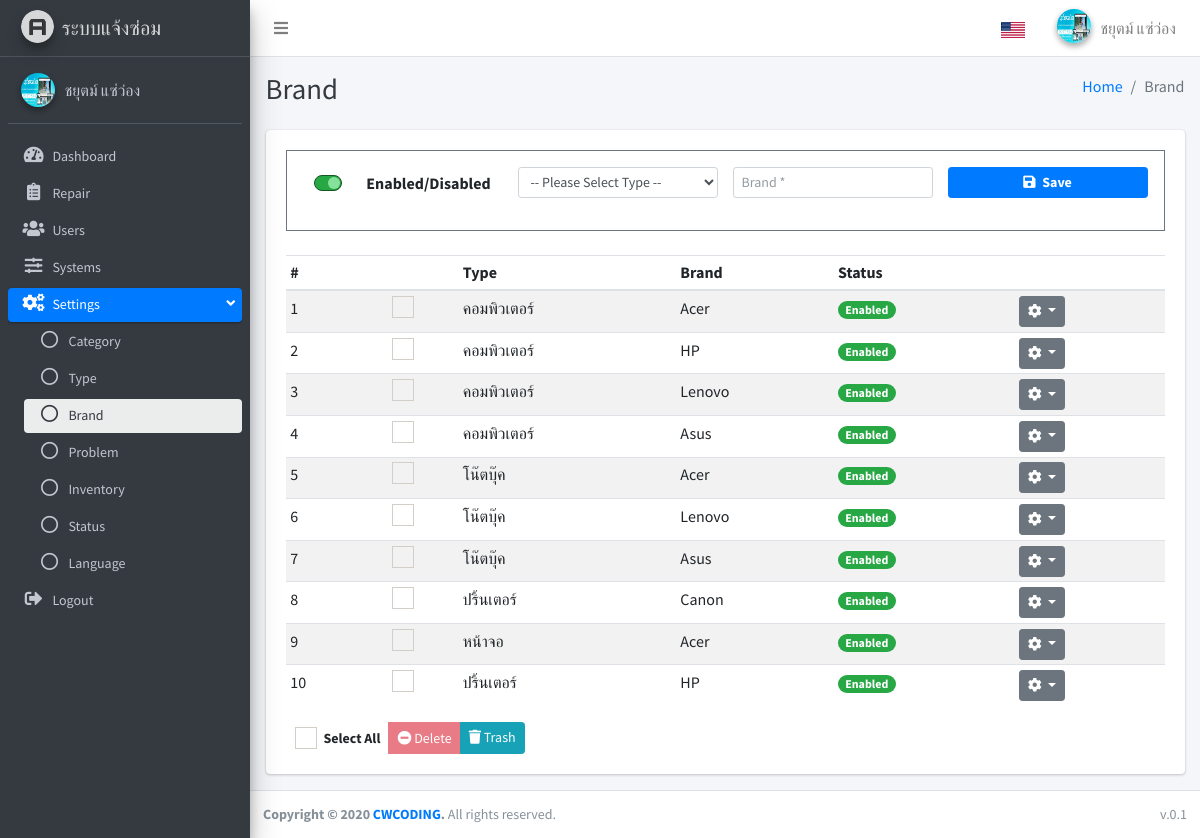
The page /index.php?page=brand (signed in) on the database its author committed.
### tables this page shows
CREATE TABLE `system` (
  `id` int(11) NOT NULL,
  `title` varchar(100) NOT NULL,
  `name` varchar(100) NOT NULL,
  `updated_at` timestamp NOT NULL DEFAULT current_timestamp() ON UPDATE current_timestamp(),
  `created_at` timestamp NOT NULL DEFAULT current_timestamp()
);

CREATE TABLE `ui_language` (
  `id` int(11) NOT NULL,
  `en` text NOT NULL,
  `th` text NOT NULL
);

CREATE TABLE `brand` (
  `id` int(11) NOT NULL,
  `type` int(11) NOT NULL,
  `name` varchar(100) NOT NULL,
  `is_active` enum('Y','N') NOT NULL,
  `is_delete` enum('Y','N') NOT NULL DEFAULT 'N',
  `updated_at` timestamp NULL DEFAULT current_timestamp(),
  `created_at` timestamp NOT NULL DEFAULT current_timestamp()
);

### apps/brand/index.php (the view, shortened to what this page needs)
<?php
  $fields = "*";
  $table = "brand";
  $value = " WHERE `is_delete` = 'N' ";
  $brand = fetch_all($fields, $table, $value);
  $fields = "*";
  $table = "type";
  $conditions = " WHERE `is_active` = 'Y' AND `is_delete` = 'N' ";
  $types = fetch_all($fields, $table, $conditions);
  $type_txt = array();
  foreach($types as $type){
    $type_txt[$type["id"]] = $type["name"];
  }
?>
<div class="content-wrapper">
  <div class="content-header">
    <div class="container-fluid">
      <div class="row mb-2">
        <div class="col-sm-6">
          <h1 class="m-0 text-dark"><?php lang("Brand");?></h1>
        </div>
        <div class="col-sm-6">
          <ol class="breadcrumb float-sm-right">
            <li class="breadcrumb-item"><a href="./"><?php lang("Home");?></a></li>
            <li class="breadcrumb-item active"><?php lang("Brand");?></li>
          </ol>
        </div>
      </div>
    </div>
  </div>
  <div class="content">
    <div class="container-fluid">
      <div class="row">
        <div class="col-lg-12">
          <div class="card">
            <div class="card-body">
            <div class="border border-secondary p-3 mb-4 ">
              <form id="forminfo" action="apps/brand/do_brand.php?action=save_brand" method="POST">
                <div class="row d-flex justify-content-center">
                  <div class="col-md-3 text-left text-md-center mt-0 mt-md-1">
                  <div class="form-group">
                    <div class="custom-control custom-switch custom-switch-on-success">
                      <label class="custom-control-label" for="is_active"><?php lang("Enabled");?>/<?php lang("Disabled");?></label>
                    </div>
                  </div>
                  </div>
                  <div class="col-md-3">
                    <div class="form-group">
                      <select name="type" id="type" class="form-control form-control-sm" required>
                      <option value="">-- <?php lang("Please Select Type");?> --</option>
                      </select>
                    </div>
                  </div>
                  <div class="col-md-3">
                    <div class="form-group">
                      <input type="text" name="brand_name" id="brand_name" class="form-control form-control-sm" placeholder="<?php lang("Brand");?> *">
                    </div>
                  </div>
                  <div class="col-md-3">
                    <div class="form-group">
                      <button type="submit" class="btn btn-primary btn-block btn-sm font-weight-bold"><i class="fas fa-save mr-1"></i> <?php lang("Save");?></button>
                    </div>
                  </div>
                </div>
            </form>
            </div>
              <form action="apps/brand/do_brand.php?action=delete_all" id="frm" method="POST">
                <div class="table-responsive">
                  <table class="table table-striped table-hover table-sm">
                    <thead>
                      <tr>
                        <th>#</th>
                        <th></th>
                        <th><?php lang("Type");?></th>
                        <th><?php lang("Brand");?></th>
                        <th><?php lang("Status");?></th>
                        <th></th>
                      </tr>
                    </thead>
                    <tbody>
                      <?php
                $i = 1;
                  foreach($brand as $value){
                    if($value["is_active"] == "Y"){
                      $status = lang("Enabled", false);
                      $bg = "success";
                    }else{
                      $status = lang("Disabled", false);
                      $bg = "danger";
                    }
                ?>
                      <tr>
                        <td><?php echo $i++;?></td>
                        <td class="text-center">
                          <div class="icheck-primary d-inline">
                            <label for="checK_<?php echo $i;?>">
                            </label>
                          </div>
                        </td>
                        <td><?php echo isset($type_txt[$value["type"]]) ? $type_txt[$value["type"]] : "";?></td>
                        <td><?php echo $value["name"];?></td>
                        <td><span class="badge badge-<?php echo $bg;?> badge-pill"><?php echo $status;?></span></td>
                        <td>
                          <div class="dropdown">
                            <button class="btn btn-secondary btn-sm dropdown-toggle" type="button"
                              id="dropdownMenuButton" data-toggle="dropdown" aria-haspopup="true" aria-expanded="false">
                              <i class="fas fa-cog"></i>
                            </button>
                          </div>
                        </td>
                      </tr>
                    <?php } ?>
                    </tbody>
                  </table>
                </div>
                <div class="row">
                  <div class="col-md-12">
                    <div class="btn-group">
                      <button type="button" class="btn-sm btn">
                        <div class="icheck-primary d-inline">
                          <label for="checkall"> <?php lang("Select All");?>
                          </label>
                        </div>
                      </button>
                      <button type="button" class="btn-sm btn btn-danger btn-delete-all" disabled data-toggle="modal"
                        data-target="#modalDeleteAll"><i class="fas fa-minus-circle"></i> <?php lang("Delete");?>
                        </button>
                        <a href="?page=brand/delete" class="btn-sm btn btn-info"><i class="fas fa-trash"></i>
                        <?php lang("Trash");?></a>
                    </div>
                  </div>
                </div>
            </div>
          </div>
        </div>
      </div>
    </div>
  </div>
</div>

### include/sidebar.php
<?php
$arr_users = array("users","users/add","users/edit", "users/delete");
$arr_repair = array("repair","repair/add","repair/edit");
$arr_dashboard = array("dashboard");
$arr_system = array("system");
$arr_settings = array("category","category/delete","type","type/delete","brand","brand/delete","inventory", "inventory/add","inventory/edit","inventory/delete","status","status/delete","problem", "problem/delete", "language");
$arr_category = array("category","category/delete");
$arr_type = array("type","type/delete");
$arr_status = array("status","status/delete");
$arr_brand = array("brand","brand/delete");
$arr_problem = array("problem","problem/delete");
$arr_inventory = array("inventory","inventory/add","inventory/edit","inventory/delete");
$arr_language = array("language");
?>
<aside class="main-sidebar sidebar-dark-primary elevation-4">
  <a href="./" class="brand-link">
    <img src="dist/img/AdminLTELogo.png" alt="AdminLTE Logo" class="brand-image img-circle elevation-3"
      style="opacity: .8">
    <span class="brand-text font-weight-light"><?php echo $system["name"];?></span>
  </a>
  <div class="sidebar os-host os-theme-light os-host-overflow os-host-overflow-y os-host-resize-disabled os-host-scrollbar-horizontal-hidden os-host-transition">
    <div class="user-panel mt-3 pb-3 mb-3 d-flex">
      <div class="image">
        <?php if(!empty($_SESSION["PROFILE"])){ ?>
        <?php if(file_exists("uploads/users/".$_SESSION["PROFILE"])){ ?>
        <img src="uploads/users/<?php echo $_SESSION["PROFILE"];?>" class="img-circle elevation-2" alt="Profile-img"
          style="max-width:34px; max-height:34px; min-width:34px; min-height:34px;">
        <?php }else{ ?>
        <img src="dist/img/avatar04.png" class="img-circle elevation-2" alt="User Image">
        <?php } ?>
        <?php }else{ ?>
        <img src="dist/img/avatar04.png" class="img-circle elevation-2" alt="User Image">
        <?php } ?>
      </div>
      <div class="info">
        <a href="?page=profile" class="d-block"><?php echo $_SESSION["FIRST_NAME"] ." ". $_SESSION["LAST_NAME"];?></a>
      </div>
    </div>
    <nav class="mt-2">
      <ul class="nav nav-pills nav-sidebar flex-column nav-compact nav-child-indent text-sm" data-widget="treeview" role="menu" data-accordion="false">
        <li class="nav-item">
          <a href="?page=dashboard" class="nav-link <?php if(in_array($page, $arr_dashboard)){echo "active"; }?>">
            <i class="nav-icon fas fa-tachometer-alt"></i>
            <p>
              <?php lang("Dashboard");?>
            </p>
          </a>
        </li>
        <?php if($_SESSION["POSITION"] != "2"){?>
        <li class="nav-item">
          <a href="?page=repair" class="nav-link <?php if(in_array($page, $arr_repair)){echo "active"; }?>">
            <i class="nav-icon fas fa-clipboard-list"></i>
            <p>
            <?php lang("Repair");?>
            </p>
          </a>
        </li>
        <?php } ?>
        <?php if($_SESSION["POSITION"] == "1"){?>
        <li class="nav-item">
          <a href="?page=users" class="nav-link <?php if(in_array($page, $arr_users)){echo "active"; }?>">
            <i class="nav-icon fas fa-users"></i>
            <p>
            <?php lang("Users");?>
            </p>
          </a>
        </li>
        <?php } ?>
        <?php if($_SESSION["POSITION"] == "1"){?>
        <li class="nav-item">
          <a href="?page=system" class="nav-link <?php if(in_array($page, $arr_system)){echo "active"; }?>">
            <i class="nav-icon fas fa-sliders-h"></i>
            <p>
            <?php lang("Systems");?>
            </p>
          </a>
        </li>
        <?php } ?>
        <?php if($_SESSION["POSITION"] == "1"){?>
        <li class="nav-item has-treeview <?php if(in_array($page, $arr_settings)){echo "menu-open"; }?>">
          <a href="#" class="nav-link <?php if(in_array($page, $arr_settings)){echo "active"; }?>">
            <i class="nav-icon fas fa-cogs"></i>
            <p>
              <?php lang("Settings");?>
              <i class="right fas fa-angle-left"></i>
            </p>
          </a>
          <ul class="nav nav-treeview">
            <li class="nav-item">
              <a href="?page=category" class="nav-link <?php if(in_array($page, $arr_category)){echo "active"; }?>">
                <i class="far fa-circle nav-icon"></i>
                <p><?php lang("Category");?></p>
              </a>
            </li>
            <li class="nav-item">
              <a href="?page=type" class="nav-link <?php if(in_array($page, $arr_type)){echo "active"; }?>">
                <i class="far fa-circle nav-icon"></i>
                <p><?php lang("Type");?></p>
              </a>
            </li>
            <li class="nav-item">
              <a href="?page=brand" class="nav-link <?php if(in_array($page, $arr_brand)){echo "active"; }?>">
                <i class="far fa-circle nav-icon"></i>
                <p><?php lang("Brand");?></p>
              </a>
            </li>
            <li class="nav-item">
              <a href="?page=problem" class="nav-link <?php if(in_array($page, $arr_problem)){echo "active"; }?>">
                <i class="far fa-circle nav-icon"></i>
                <p><?php lang("Problem");?></p>
              </a>
            </li>
            <li class="nav-item">
              <a href="?page=inventory" class="nav-link <?php if(in_array($page, $arr_inventory)){echo "active"; }?>">
                <i class="far fa-circle nav-icon"></i>
                <p><?php lang("Inventory");?></p>
              </a>
            </li>
            <li class="nav-item">
              <a href="?page=status" class="nav-link <?php if(in_array($page, $arr_status)){echo "active"; }?>">
                <i class="far fa-circle nav-icon"></i>
                <p><?php lang("Status");?></p>
              </a>
            </li>
            <li class="nav-item">
              <a href="?page=language" class="nav-link <?php if(in_array($page, $arr_language)){echo "active"; }?>">
                <i class="far fa-circle nav-icon"></i>
                <p><?php lang("Language");?></p>
              </a>
            </li>
          </ul>
        </li>
        <?php } ?>
        <li class="nav-item">
          <a href="javascript:void(0);" class="nav-link" data-toggle="modal" data-target="#logoutModal">
            <i class="nav-icon fas fa-sign-out-alt"></i>
            <p>
            <?php lang("Logout");?>
            </p>
          </a>
        </li>
      </ul>
    </nav>
  </div>
</aside>

### db_function/function.php (shortened to what this page needs)
<?php
function lang($text, $echo = true){
    global $conn;
    $lang = isset($_SESSION["LANGUAGE"]) ? $_SESSION["LANGUAGE"] : "en" ;
    $stmt =  $conn->prepare(" DESCRIBE ui_language   ");
    $stmt->bindParam(":lang",$lang);
    $stmt->execute();
    $data = $stmt->fetchAll(PDO::FETCH_ASSOC);
    $conditions = false;
    if($data === FALSE){
        if($echo){
            echo $text;
        }else{
            return $text;
        }
    }else{
        foreach($data as $row){
            if($row["Field"] == $lang){
                $conditions = true;
            }
        }
        if($conditions){
            $stmt =  $conn->prepare("SELECT * FROM ui_language WHERE en = :txt OR th = :txt ");
            $stmt->bindParam(":txt",$text, PDO::PARAM_STR);
            $stmt->execute();
            $data = $stmt->fetch(PDO::FETCH_ASSOC);
            if($data === FALSE){
                $sql = "INSERT INTO `ui_language` SET ";
                $sql .= " en = :txt ";
                $stmt = $conn->prepare($sql);
                $stmt->bindParam(":txt",$text);
                $result = $stmt->execute();
                if($echo){
                    echo $text;
                }else{
                    return $text;
                }
            }else{
                $txt_lang = !empty($data[$lang]) ? $data[$lang] : $data["en"];
                if($echo){
                    echo $txt_lang;
                }else{
                    return $txt_lang;
                }
            }
        }
    }
}
function fetch_all($fields, $table, $conditions = NULL , $req = NULL){
    global $conn;
    try{
        $stmt = $conn->prepare("SELECT $fields FROM `$table` $conditions ");
        if(!empty($req)){
            foreach($req as $key => $v){
                $stmt->bindParam(":".$key,$v);
            }
        }
        $result = $stmt->execute();
        $data = array();
        while($row = $stmt->fetch(PDO::FETCH_ASSOC)){
          $data[] = $row;
        }
    }catch(PDOException $e){
        echo "Error: " . $e->getMessage();
        die();
    }
    return $data;
}
?>

### rows shown on the page
system: name "ระบบแจ้งซ่อม"
ui_language: en "Dashboard"
ui_language: en "Repair"
ui_language: en "Users"
ui_language: en "Systems"
ui_language: en "Settings"
ui_language: en "Category"
ui_language: en "Type Type"
ui_language: en "Brand Brand Brand Brand", brand_name "Brand *"
ui_language: en "Problem"
ui_language: en "Inventory"
ui_language: en "Status Status"
ui_language: en "Language"
ui_language: en "Logout"
ui_language: en "Home"
ui_language: en "Enabled"
ui_language: en "Disabled"
ui_language: en "Save"
brand: type "คอมพิวเตอร์", name "Acer", ui_language.en "Enabled"
brand: type "คอมพิวเตอร์", name "HP", ui_language.en "Enabled"
brand: type "คอมพิวเตอร์", name "Lenovo", ui_language.en "Enabled"
brand: type "คอมพิวเตอร์", name "Asus", ui_language.en "Enabled"
brand: type "โน๊ตบุ๊ค", name "Acer", ui_language.en "Enabled"
brand: type "โน๊ตบุ๊ค", name "Lenovo", ui_language.en "Enabled"
brand: type "โน๊ตบุ๊ค", name "Asus", ui_language.en "Enabled"
brand: type "ปริ้นเตอร์", name "Canon", ui_language.en "Enabled"
brand: type "หน้าจอ", name "Acer", ui_language.en "Enabled"
brand: type "ปริ้นเตอร์", name "HP", ui_language.en "Enabled"
ui_language: en "Select All"
ui_language: en "Delete"
ui_language: en "Trash"

### other values the page prints
$_SESSION["FIRST_NAME"] "ชยุตม์"
$_SESSION["LAST_NAME"] "แซ่ว่อง"
